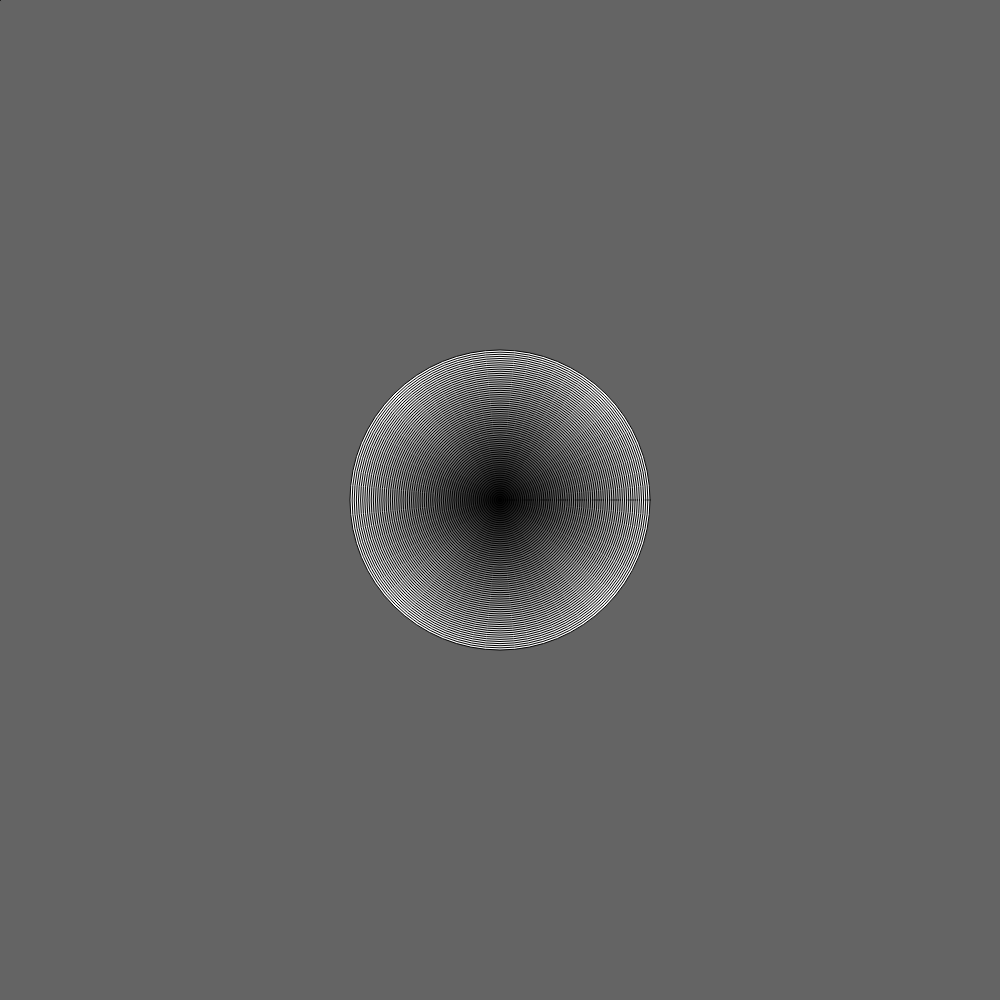
Frame 1 (no input)
Frame 60 (no input): identical to frame 1, image omitted
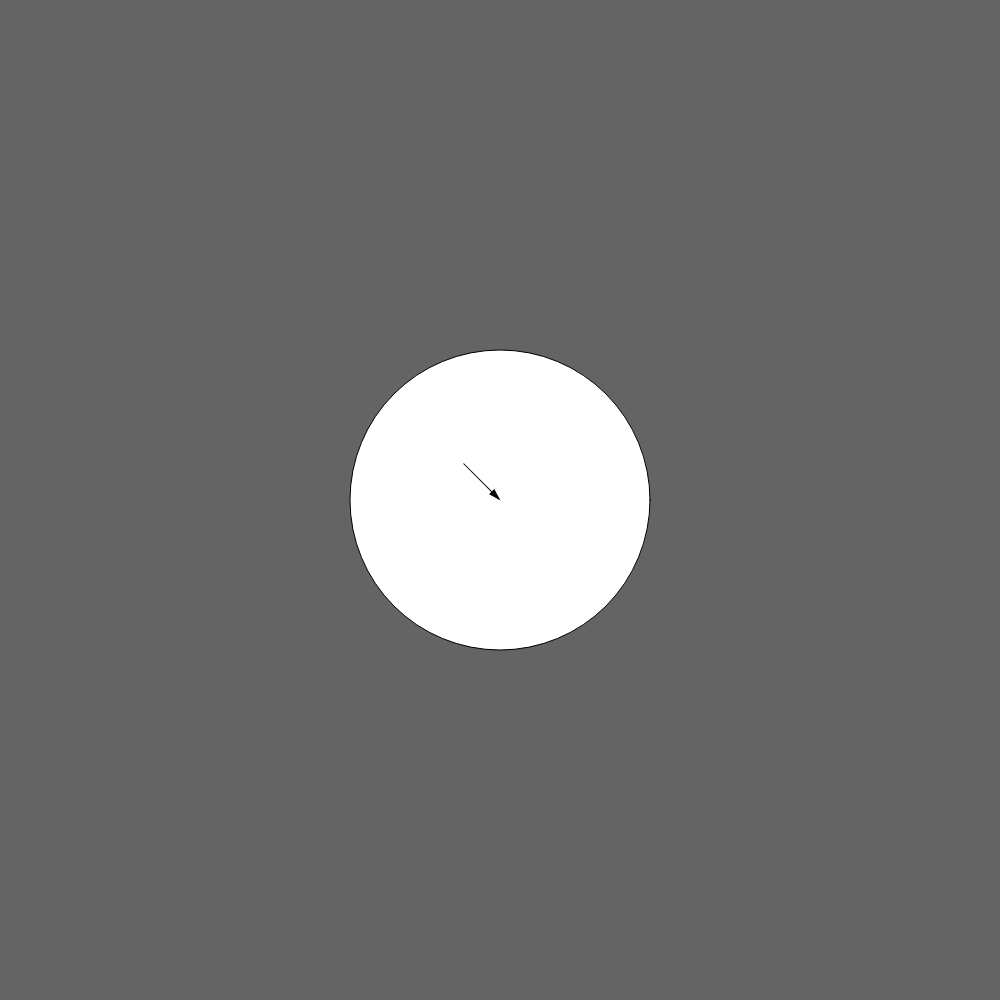
Frame 120 (the mouse pressed at the canvas centre since frame 60)

The p5.js sketch that drew these frames (run headless with seeded random() and noise() and a simulated clock; from frame 60 on, the mouse is pressed at the canvas centre):

// p5.js sketch
// ── sketch.js
var x1 = 500;
var y1 = 500;

var targetX = 0;
var targetY = 0;

var x2 = 0;
var y2 = 0;

var isFired = false;

function setup() {
  createCanvas(1000, 1000);

  targetX = mouseX;
  targetY = mouseY;
  x2 = targetX;
  y2 = targetY;
}

function draw() {
  background(100);


  var targetDist = distance(x1, y1, x2, y2);

  drawTarget(x1, y1, 300, targetDist / 10);
  var arrowAngle = calcAngle(x1, y1, x2, y2);

  if (isFired) {
    targetX = x1;
    targetY = y1;
  } else {
    targetX = mouseX;
    targetY = mouseY;
  }

  animateArrow();
  push();
  translate(x2, y2);
  rotate(arrowAngle + Math.PI/2);
  drawArrow(50);
  pop();
}

function animateArrow() {
  var dx = targetX - x2;
  var dy = targetY - y2;
  x2 = x2 + dx * 0.1;
  y2 = y2 + dy * 0.1;
}

function mousePressed() {
  isFired = !isFired;
}

function drawArrow(arrowLength) {
  fill(0);
  triangle(0, 0, 3, 10, -3, 10);
  noFill();
  stroke(0);
  line (0, 0, 0, arrowLength)
}

function calcAngle(x1, y1, x2, y2) {
  var dx = x1 - x2;
  var dy = y1 - y2;
  var angle = Math.atan2(dy, dx);
  return angle;
}

function distance(xpos1, ypos1, xpos2, ypos2) {
  var dx = xpos1 - xpos2
  var dy = ypos1 - ypos2
  var dist = Math.sqrt(dx*dx + dy*dy);
  return dist;
}

function drawTarget(x, y, size, numOfCircles) {
  var circleSize = size;
  for (var i = 0; i < numOfCircles; i++) {
    var step = (numOfCircles-i)/numOfCircles;
    fill(255 * step);
    var size = circleSize * step;
    ellipse(x, y, size, size);
  }
}
